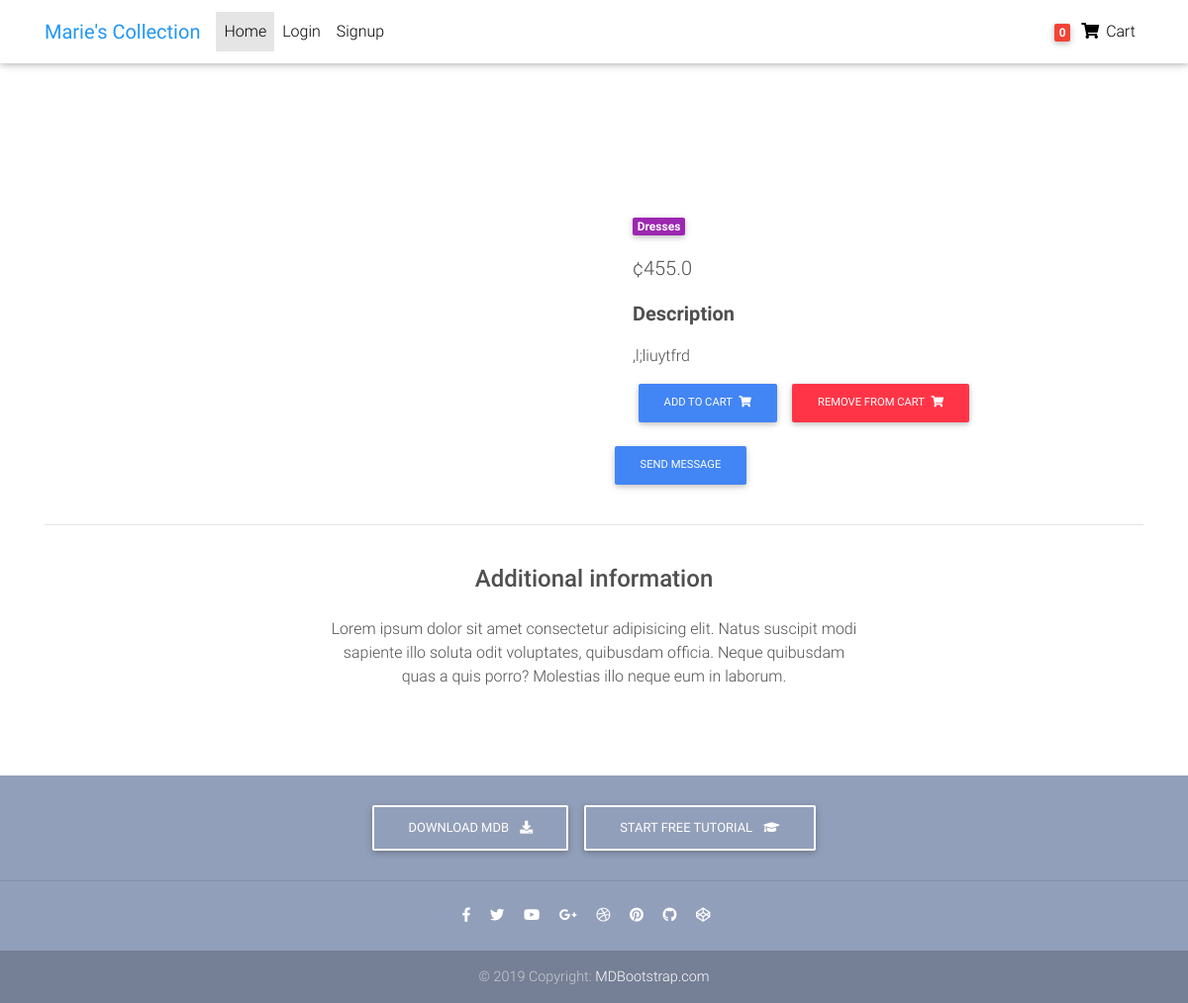
Page /product/bhj/ on the committed database.
### shop/models.py (models this page shows, shortened)
class Item(models.Model):
    title = models.CharField(max_length=100)
    price = models.FloatField()
    item_photo = models.ImageField(upload_to='item_photos', null=True, blank=True)
    discount_price = models.FloatField(blank=True, null=True)
    category = models.CharField(choices=CATEGORY_CHOICES, max_length=1)
    label = models.CharField(choices=LABEL_CHOICES, max_length=1)
    slug = models.SlugField()
    description = models.TextField()
    @property
    def imageURL(self):
        try:
            url = self.item_photo.url
        except:
            url = ''
        return url

### shop/views.py (the view)
# urls.py: path('product/<slug>/', ItemDetailView.as_view(), name='product'),
class ItemDetailView(DetailView):
    model = Item
    template_name = "product-page.html"

### shop/templatetags/cart_template_tags.py (called while the page is built)
@register.filter(is_safe=True)
def cart_item_count(user):
    if user.is_authenticated:
        qs = Order.objects.filter(user=user, ordered=False)
        if qs.exists():
            return qs[0].items.count()
    return 0

### templates/product-page.html (shortened to what this page needs)
{% load static %}
{% load cart_template_tags %}
<!DOCTYPE html>
<html lang="en">
<head>
  <link rel="stylesheet" href="https://cdnjs.cloudflare.com/ajax/libs/font-awesome/4.7.0/css/font-awesome.min.css">
  <link rel="stylesheet" href="https://use.fontawesome.com/releases/v5.11.2/css/all.css">
  <link href="{% static 'css/bootstrap.min.css' %}" rel='stylesheet'>
  <link href="{% static 'css/mdb.min.css' %}" rel='stylesheet'>
  <link href="{% static 'css/style.min.css' %}" rel="stylesheet">
</head>
<body>
  <nav class="navbar fixed-top navbar-expand-lg navbar-light white scrolling-navbar">
    <div class="container">
      <a class="navbar-brand waves-effect" href="{% url 'shop:homepage' %}">
        <strong class="blue-text">Marie's Collection</strong>
      </a>
      <div class="collapse navbar-collapse" id="navbarSupportedContent">
        <ul class="navbar-nav mr-auto">
          <li class="nav-item active">
            <a class="nav-link waves-effect" href="/">Home
            </a>
          </li>
          {% if request.user.is_authenticated %}
          <li class="nav-item">
            <a class="nav-link waves-effect" href="/">
                Welcome, {{ request.user }}
            </a>
          </li>
          <li class="nav-item">
            <a class="nav-link waves-effect" href="{% url 'shop:logout' %}">Logout</a>
          </li>
          {% else %}
          <li class="nav-item">
            <a class="nav-link waves-effect" href="{% url 'shop:login' %}">Login</a>
          </li>
          <li class="nav-item">
            <a class="nav-link waves-effect" href="{% url 'shop:register' %}">Signup</a>
          </li>
          {% endif %}
        </ul>
        <ul class="navbar-nav nav-flex-icons">
          <li class="nav-item">
            <a href="{% url 'shop:order-summary' %}" class="nav-link waves-effect">
              <span class="badge red z-depth-1 mr-1">{{ request.user|cart_item_count }}</span>
              <i class="fas fa-shopping-cart"></i>
              <span class="clearfix d-none d-sm-inline-block"> Cart </span>
            </a>
          </li>
        </ul>
      </div>
    </div>
  </nav>
    <div class="mt-5 pt-4">
    </div>
  <main class="mt-5 pt-4">
    <div class="container dark-grey-text mt-5">
      <div class="row wow fadeIn">
        <div class="col-md-6 mb-4">
        </div>
        <div class="col-md-6 mb-4">
          <div class="p-4">
            <div class="mb-3">
              <a href="">
                <span class="badge purple mr-1">{{ object.get_category_display }}</span>
              </a>
            </div>
            <p class="lead">
              {% if object.discount_price %}
              <span class="mr-1">
                <del>¢{{ object.price }}</del>
              </span>
              <span>{{ object.discount_price }} </span>
              {% else %}
              <span>¢{{ object.price }} </span>
              {% endif %}
            </p>
            <p class="lead font-weight-bold">Description</p>
            <p>{{ object.description }}</p>
            {% if request.user.is_authenticated %}
            <a href="{{ object.get_add_to_cart_url }}" class="btn btn-primary btn-md my-0 p" >Add to cart
              <i class="fas fa-shopping-cart ml-1"></i>
            </a>
            <a href="{{ object.get_remove_from_cart_url }}" class="btn btn-danger btn-md my-0 p" >Remove from cart
              <i class="fas fa-shopping-cart ml-1"></i>
            </a>
            {% else %}
            <a href="{% url 'shop:register' %}" class="btn btn-primary btn-md my-0 p" >Add to cart
              <i class="fas fa-shopping-cart ml-1"></i>
            </a>
            <a href="{% url 'shop:register' %}" class="btn btn-danger btn-md my-0 p" >Remove from cart
              <i class="fas fa-shopping-cart ml-1"></i>
            </a>
            {% endif %}
          </div>
          <a href="https://api.whatsapp.com/send?phone=+233249491723" class="btn btn-primary btn-md my-0 p">Send Message</a>
        </div>
      </div>
      <hr>
      <div class="row d-flex justify-content-center wow fadeIn">
        <div class="col-md-6 text-center">
          <h4 class="my-4 h4">Additional information</h4>
          <p>Lorem ipsum dolor sit amet consectetur adipisicing elit. Natus suscipit modi sapiente illo soluta odit
            voluptates,
            quibusdam officia. Neque quibusdam quas a quis porro? Molestias illo neque eum in laborum.</p>
        </div>
      </div>
      <div class="row wow fadeIn">
        <div class="col-lg-4 col-md-12 mb-4">
        </div>
        <div class="col-lg-4 col-md-6 mb-4">
        </div>
        <div class="col-lg-4 col-md-6 mb-4">
        </div>
      </div>
    </div>
  </main>
  <footer class="page-footer text-center font-small mt-4 wow fadeIn">
    <div class="pt-4">
      <a class="btn btn-outline-white" href="https://mdbootstrap.com/docs/jquery/getting-started/download/" target="_blank"
        role="button">Download MDB
        <i class="fas fa-download ml-2"></i>
      </a>
      <a class="btn btn-outline-white" href="https://mdbootstrap.com/education/bootstrap/" target="_blank" role="button">Start
        free tutorial
        <i class="fas fa-graduation-cap ml-2"></i>
      </a>
    </div>
    <hr class="my-4">
    <div class="pb-4">
      <a href="https://www.facebook.com/mdbootstrap" target="_blank">
        <i class="fab fa-facebook-f mr-3"></i>
      </a>
      <a href="https://twitter.com/MDBootstrap" target="_blank">
        <i class="fab fa-twitter mr-3"></i>
      </a>
      <a href="https://www.youtube.com/watch?v=7MUISDJ5ZZ4" target="_blank">
        <i class="fab fa-youtube mr-3"></i>
      </a>
      <a href="https://plus.google.com/u/0/b/107863090883699620484" target="_blank">
        <i class="fab fa-google-plus-g mr-3"></i>
      </a>
      <a href="https://dribbble.com/mdbootstrap" target="_blank">
        <i class="fab fa-dribbble mr-3"></i>
      </a>
      <a href="https://pinterest.com/mdbootstrap" target="_blank">
        <i class="fab fa-pinterest mr-3"></i>
      </a>
      <a href="https://github.com/mdbootstrap/bootstrap-material-design" target="_blank">
        <i class="fab fa-github mr-3"></i>
      </a>
      <a href="http://codepen.io/mdbootstrap/" target="_blank">
        <i class="fab fa-codepen mr-3"></i>
      </a>
    </div>
    <div class="footer-copyright py-3">
      © 2019 Copyright:
      <a href="https://mdbootstrap.com/education/bootstrap/" target="_blank"> MDBootstrap.com </a>
    </div>
  </footer>
</body>
</html>

### templates/product-page.html (style rules this page uses)
html, body, header, .carousel { height: 60vh; }

### rows in the picture
Item: category "Dresses", price "455.0", description ",l;liuytfrd"

### other values in the picture
{{ request.user|cart_item_count }} "0"
